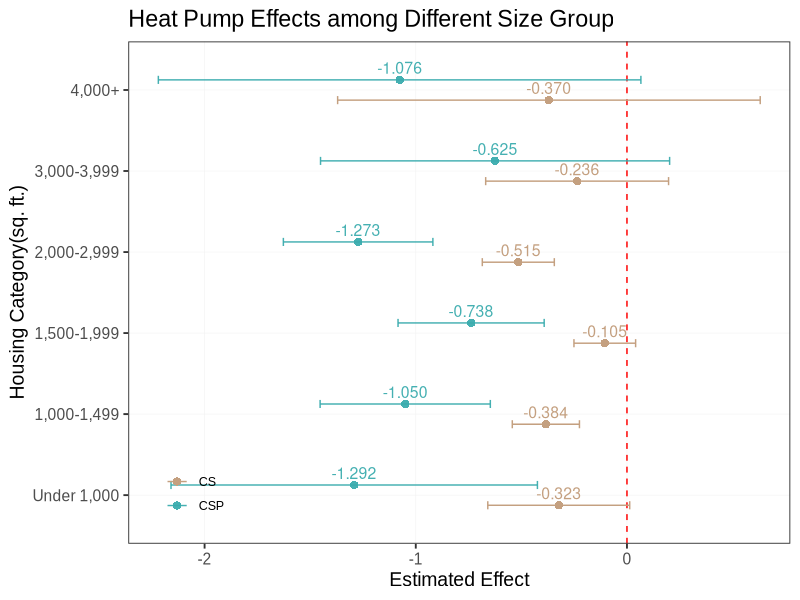

Write the R code that produced this figure.
library(dplyr)
library(tidyr)
library(ggplot2)

# Rebust Size result from Stata
# CSP 
df <- data.frame(
  Category = c("Under 1,000", "1,000-1,499", "1,500-1,999", "2,000-2,999", "3,000-3,999", "4,000+"),
  Outcome = "CSP",
  Estimate = c(-1.292, -1.050, -0.738, -1.273, -0.625, -1.076),
  CI = c("[-2.159,-0.424]", "[-1.453,-0.647]", "[-1.084,-0.392]", "[-1.627,-0.919]", "[-1.451,0.202]", "[-2.219,0.066]"),
  N = c(638, 2962, 3902, 3290, 803, 316)
)

# CS
df_CS <- data.frame(
  Category = c("Under 1,000", "1,000-1,499", "1,500-1,999", "2,000-2,999", "3,000-3,999", "4,000+"),
  Outcome = "CS",
  Estimate = c(-0.323, -0.384, -0.105, -0.515, -0.236, -0.370),
  CI = c("[-0.659,0.013]", "[-0.543,-0.225]", "[-0.251,0.041]", "[-0.685,-0.344]", "[-0.669,0.197]", "[-1.370,0.631]"),
  N = c(638, 2962, 3902, 3290, 803, 316)
)

df <- bind_rows(df, df_CS)

df <- df %>%
  separate(CI, into = c("CI_Lower", "CI_Upper"), sep = ",", extra = "drop") %>%
  mutate(CI_Lower = as.numeric(gsub("\\[", "", CI_Lower)),  
         CI_Upper = as.numeric(gsub("]", "", CI_Upper)))  




df$Category <- factor(df$Category, levels = c(
  "Under 1,000", "1,000-1,499", "1,500-1,999", 
  "2,000-2,999", "3,000-3,999", "4,000+"
))

dodge_width <- 0.5  

plotSI <- ggplot(df, aes(x = Estimate, y = Category, color = Outcome)) +
  geom_point(aes(group = Outcome), size = 2.5, shape = 16, position = position_dodge(width = dodge_width)) + 
  geom_vline(xintercept = 0, linetype = "dashed", color = "red", size = 0.5) +
  geom_errorbarh(aes(xmin = CI_Lower, xmax = CI_Upper, group = Outcome), 
                 height = 0.2, linewidth = 0.5, position = position_dodge(width = dodge_width)) +  
  geom_text(aes(label = sprintf("%.3f", Estimate)), 
            position = position_dodge(width = dodge_width), 
            vjust = -0.5, size = 4) +  
  scale_color_manual(values = c("CSP" = "#38AAACEE", "CS" = "#C4A080")) + 
  labs(title = "Heat Pump Effects among Different Size Group",
       x = "Estimated Effect",
       y = "Housing Category(sq. ft.)") +
  theme_minimal() +
  theme_bw(base_size = 14, base_family = "Arial") +
  theme(
    legend.position = c(0.1, 0.1),  
    legend.background = element_rect(fill = "transparent", colour = NA),
    legend.title = element_blank(),  
    legend.text = element_text(size = 9),  
    legend.key = element_blank(),  
    panel.grid.major = element_line(color = "gray95", size = 0.2), 
    panel.grid.minor = element_blank()
  ) +
  guides(color = guide_legend(override.aes = list(label = "")))  

ggsave(plotSI, file = "0222_Sizeresult.png", width = 8, height = 6, dpi = 900, units = "in", type = "cairo-png")
